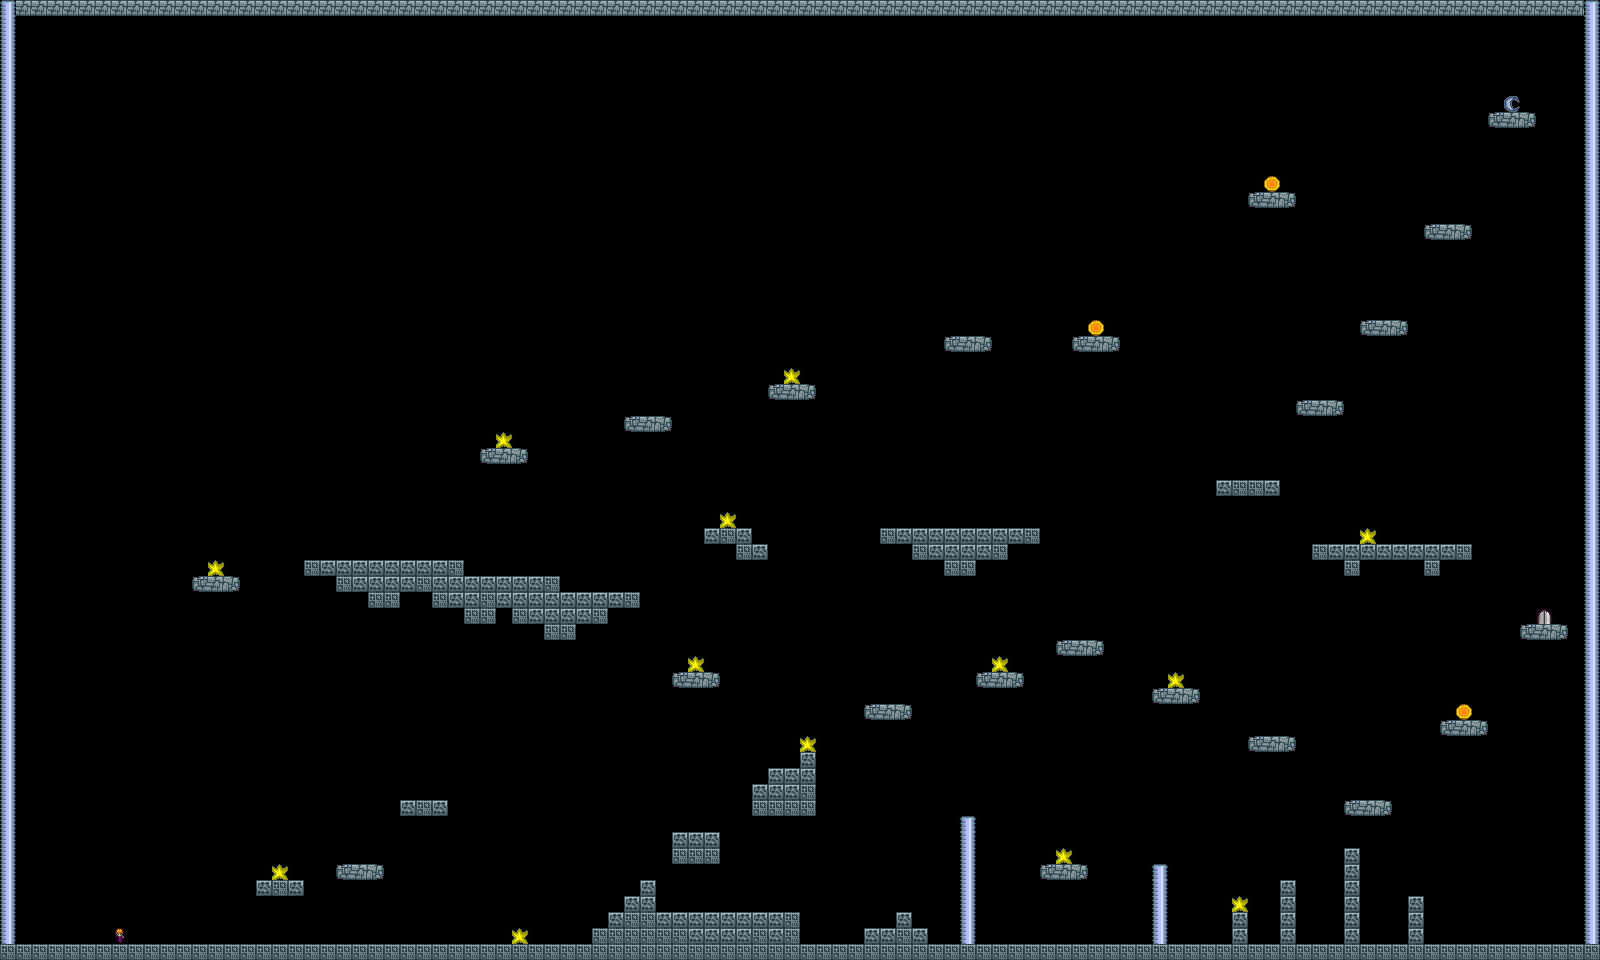

A 2D game scene composited from a Tiled map and its tileset images. What follows is a short description and the map's XML, with each tile layer's data collapsed to a summary:
An orthogonal 100x60 tile map with 16x16 px tiles, 2 tile layers (platforms, rewards).

<map version="1.0" orientation="orthogonal" renderorder="right-down" width="100" height="60" tilewidth="16" tileheight="16">
 <tileset firstgid="1" name="tiles_mga" tilewidth="16" tileheight="16">
  <image source="tiles_mga.png" width="128" height="128" />
 </tileset>
 <layer name="platforms" width="100" height="60">
  <data>[6000 cells, 557 non-empty, 9 distinct tile ids]</data>
 </layer>
 <layer name="rewards" width="100" height="60">
  <data>[6000 cells, 17 non-empty, 3 distinct tile ids]</data>
 </layer>
</map>
